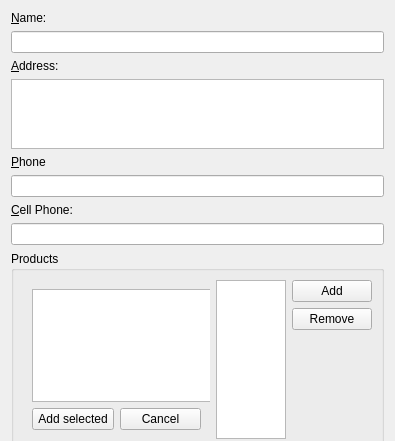
<?xml version="1.0" encoding="UTF-8"?>
<ui version="4.0">
 <class>providersEditor</class>
 <widget class="QWidget" name="providersEditor">
  <property name="geometry">
   <rect>
    <x>0</x>
    <y>0</y>
    <width>395</width>
    <height>441</height>
   </rect>
  </property>
  <property name="minimumSize">
   <size>
    <width>395</width>
    <height>440</height>
   </size>
  </property>
  <property name="windowTitle">
   <string>Form</string>
  </property>
  <layout class="QGridLayout">
   <item row="0" column="0">
    <widget class="QLabel" name="label_15">
     <property name="text">
      <string>&amp;Name:</string>
     </property>
     <property name="buddy">
      <cstring>editName</cstring>
     </property>
    </widget>
   </item>
   <item row="1" column="0">
    <widget class="QLineEdit" name="editName"/>
   </item>
   <item row="2" column="0">
    <widget class="QLabel" name="label_16">
     <property name="text">
      <string>&amp;Address:</string>
     </property>
     <property name="buddy">
      <cstring>editAddress</cstring>
     </property>
    </widget>
   </item>
   <item row="3" column="0">
    <widget class="QTextEdit" name="editAddress">
     <property name="maximumSize">
      <size>
       <width>16777215</width>
       <height>100</height>
      </size>
     </property>
     <property name="tabChangesFocus">
      <bool>true</bool>
     </property>
     <property name="acceptRichText">
      <bool>false</bool>
     </property>
    </widget>
   </item>
   <item row="4" column="0">
    <widget class="QLabel" name="label_17">
     <property name="text">
      <string>&amp;Phone</string>
     </property>
     <property name="buddy">
      <cstring>editPhone</cstring>
     </property>
    </widget>
   </item>
   <item row="5" column="0">
    <widget class="QLineEdit" name="editPhone"/>
   </item>
   <item row="6" column="0">
    <widget class="QLabel" name="label_18">
     <property name="text">
      <string>&amp;Cell Phone:</string>
     </property>
     <property name="buddy">
      <cstring>editCell</cstring>
     </property>
    </widget>
   </item>
   <item row="7" column="0">
    <widget class="QLineEdit" name="editCell"/>
   </item>
   <item row="8" column="0">
    <widget class="QGroupBox" name="groupProducts">
     <property name="minimumSize">
      <size>
       <width>0</width>
       <height>200</height>
      </size>
     </property>
     <property name="title">
      <string>Products </string>
     </property>
     <layout class="QHBoxLayout" name="horizontalLayout">
      <item>
       <widget class="QFrame" name="attachment">
        <layout class="QVBoxLayout" name="verticalLayout_2">
         <item>
          <widget class="QListView" name="productsList">
           <property name="minimumSize">
            <size>
             <width>300</width>
             <height>0</height>
            </size>
           </property>
           <property name="alternatingRowColors">
            <bool>true</bool>
           </property>
           <property name="selectionMode">
            <enum>QAbstractItemView::MultiSelection</enum>
           </property>
           <property name="selectionBehavior">
            <enum>QAbstractItemView::SelectRows</enum>
           </property>
           <property name="modelColumn">
            <number>0</number>
           </property>
          </widget>
         </item>
         <item>
          <layout class="QHBoxLayout" name="horizontalLayout_2">
           <item>
            <widget class="QPushButton" name="btnAttach">
             <property name="text">
              <string>Add selected</string>
             </property>
            </widget>
           </item>
           <item>
            <widget class="QPushButton" name="btnCancelAttach">
             <property name="text">
              <string>Cancel</string>
             </property>
            </widget>
           </item>
          </layout>
         </item>
        </layout>
       </widget>
      </item>
      <item>
       <widget class="QTableView" name="prodTable"/>
      </item>
      <item>
       <layout class="QVBoxLayout" name="verticalLayout">
        <item>
         <widget class="QPushButton" name="btnAdd">
          <property name="text">
           <string>Add</string>
          </property>
         </widget>
        </item>
        <item>
         <widget class="QPushButton" name="btnRemove">
          <property name="text">
           <string>Remove</string>
          </property>
         </widget>
        </item>
        <item>
         <spacer name="verticalSpacer">
          <property name="orientation">
           <enum>Qt::Vertical</enum>
          </property>
          <property name="sizeHint" stdset="0">
           <size>
            <width>20</width>
            <height>40</height>
           </size>
          </property>
         </spacer>
        </item>
       </layout>
      </item>
     </layout>
    </widget>
   </item>
  </layout>
 </widget>
 <resources/>
 <connections/>
</ui>
